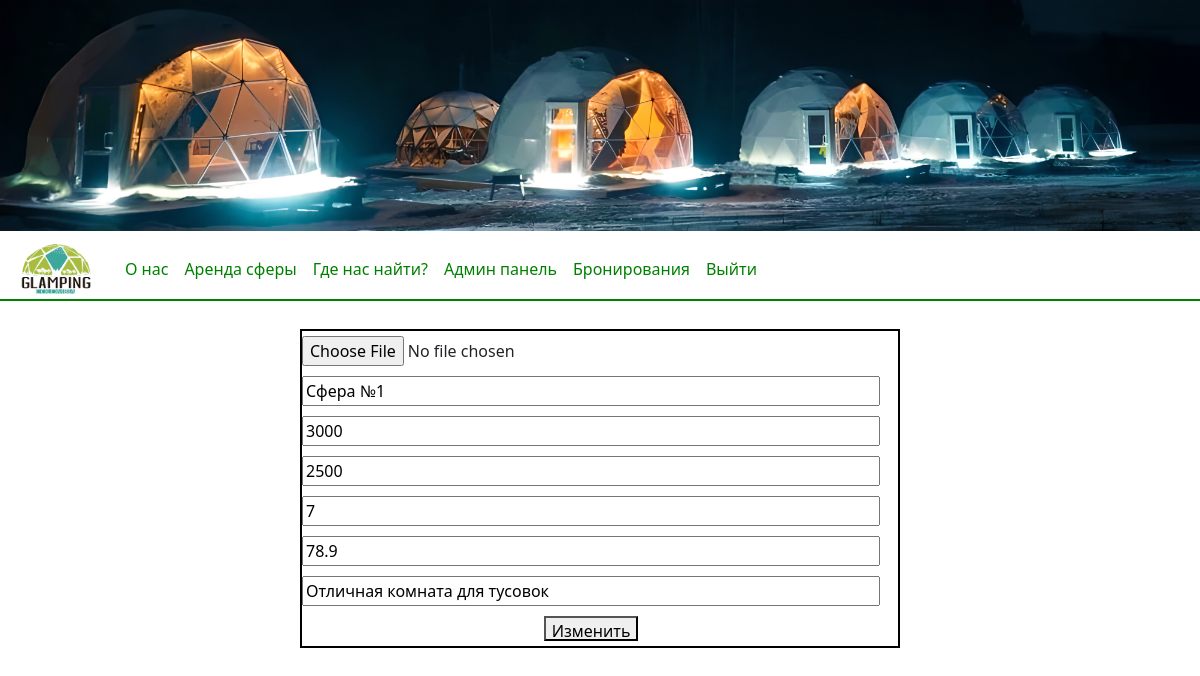
Page /rewrite?id=1 (signed in) on the committed database.
### tables this page shows
CREATE TABLE `sphere` (
  `id_sphere` int(11) NOT NULL,
  `name_sphere` varchar(255) DEFAULT NULL,
  `price_sphere` int(11) DEFAULT NULL,
  `aprice_sphere` int(11) NOT NULL,
  `capacity_sphere` int(11) DEFAULT NULL,
  `square_sphere` float DEFAULT NULL,
  `description_sphere` varchar(255) DEFAULT NULL
);

### rewrite.php (called while the page is built, shortened)
<?php
    include('basis/connect.php');
    include('basis/header.php');
    include('content/rewrite.php');
    include('basis/footer.php');
?>

### content/rewrite.php (the view)
<?php
    $id_tovar = $_GET['id'];
    $push = "select * from sphere where id_sphere = ".$id_tovar."";
    $data = mysqli_query($atmostfera_db, $push);
    $res = mysqli_fetch_array($data);
?>
<div class="add_tovar_admin">
    <form action="rewrite_tovar?id=<?php echo $id_tovar;?>" method="post" enctype="multipart/form-data" class="tovar_add_form">
    <input type="file" required name="img" class="info_input" placeholder="Фото">
    <input type="text" required name="name" class="info_input" placeholder="Название" value="<?php echo $res['name_sphere'];?>">
    <input type="text" required name="price" class="info_input" placeholder="Цена" value="<?php echo $res['price_sphere'];?>">
    <input type="text" required name="aprice" class="info_input" placeholder="Цена со скидкой" value="<?php echo $res['aprice_sphere'];?>">
    <input type="text" required name="col" class="info_input" placeholder="Вместимость" value="<?php echo $res['capacity_sphere'];?>">
    <input type="text" required name="mass" class="info_input" placeholder="Площадь" value="<?php echo $res['square_sphere'];?>">
    <input type="text" required name="info" class="info_input" placeholder="Описание" value="<?php echo $res['description_sphere'];?>">
    <button type="submit" class="add_but">Изменить</button>
    </form>
</div>

### css/style.css (style rules this page uses)
html { overflow-x: hidden; }
.add_tovar_admin { margin: 20px auto; width: 600px; border: 2px solid #000; text-align: center; }
.tovar_add_form { width: 97%; }
.add_but { height: 25px; margin: 5px; }
.info_input { width: 100%; margin: 5px 0; }

### rows in the picture
sphere: name "Cфера №1", price "3000", aprice "2500", col "7", mass "78.9", info "Отличная комната для тусовок"
